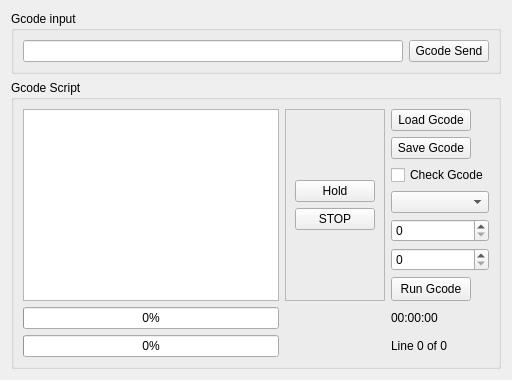
       <widget class="QWidget" name="tab_3">
        <attribute name="title">
         <string>Gcode</string>
        </attribute>
        <layout class="QVBoxLayout" name="verticalLayout_7">
         <item>
          <layout class="QVBoxLayout" name="verticalLayout_6">
           <item>
            <widget class="QGroupBox" name="groupBox_Gcode">
             <property name="sizePolicy">
              <sizepolicy hsizetype="Preferred" vsizetype="Fixed">
               <horstretch>0</horstretch>
               <verstretch>0</verstretch>
              </sizepolicy>
             </property>
             <property name="minimumSize">
              <size>
               <width>0</width>
               <height>60</height>
              </size>
             </property>
             <property name="title">
              <string>Gcode input</string>
             </property>
             <layout class="QGridLayout" name="gridLayout_8">
              <item row="0" column="0">
               <widget class="QLineEdit" name="lineEdit_Gcode"/>
              </item>
              <item row="0" column="1">
               <widget class="QPushButton" name="pushButton_Gcodesend">
                <property name="text">
                 <string>Gcode Send</string>
                </property>
               </widget>
              </item>
             </layout>
            </widget>
           </item>
           <item>
            <widget class="QGroupBox" name="groupBox_GcodeScript">
             <property name="minimumSize">
              <size>
               <width>0</width>
               <height>250</height>
              </size>
             </property>
             <property name="title">
              <string>Gcode Script</string>
             </property>
             <layout class="QHBoxLayout" name="horizontalLayout_7">
              <item>
               <layout class="QGridLayout" name="gridLayout_7">
                <item row="0" column="2">
                 <layout class="QGridLayout" name="gridLayout_15">
                  <item row="0" column="0">
                   <layout class="QVBoxLayout" name="verticalLayout_9">
                    <item>
                     <widget class="QPushButton" name="pushButton_LoadGcode">
                      <property name="sizePolicy">
                       <sizepolicy hsizetype="Fixed" vsizetype="Fixed">
                        <horstretch>0</horstretch>
                        <verstretch>0</verstretch>
                       </sizepolicy>
                      </property>
                      <property name="text">
                       <string>Load Gcode</string>
                      </property>
                      <property name="icon">
                       <iconset>
                        <normaloff>img/open-file-icon.png</normaloff>img/open-file-icon.png</iconset>
                      </property>
                     </widget>
                    </item>
                    <item>
                     <widget class="QPushButton" name="pushButton_SaveGcode">
                      <property name="sizePolicy">
                       <sizepolicy hsizetype="Fixed" vsizetype="Fixed">
                        <horstretch>0</horstretch>
                        <verstretch>0</verstretch>
                       </sizepolicy>
                      </property>
                      <property name="text">
                       <string>Save Gcode</string>
                      </property>
                      <property name="icon">
                       <iconset>
                        <normaloff>img/Floppy-Small-icon.png</normaloff>img/Floppy-Small-icon.png</iconset>
                      </property>
                     </widget>
                    </item>
                   </layout>
                  </item>
                  <item row="2" column="0">
                   <layout class="QVBoxLayout" name="verticalLayout_10">
                    <item>
                     <widget class="QCheckBox" name="checkBox_Gcode">
                      <property name="sizePolicy">
                       <sizepolicy hsizetype="Fixed" vsizetype="Fixed">
                        <horstretch>0</horstretch>
                        <verstretch>0</verstretch>
                       </sizepolicy>
                      </property>
                      <property name="text">
                       <string>Check Gcode</string>
                      </property>
                     </widget>
                    </item>
                    <item>
                     <widget class="QComboBox" name="comboBox_GcodeStreamType"/>
                    </item>
                    <item>
                     <widget class="QSpinBox" name="spinBox_Stream_Linefrom">
                      <property name="toolTip">
                       <string>Line number from set to 0 for all</string>
                      </property>
                     </widget>
                    </item>
                    <item>
                     <widget class="QSpinBox" name="spinBox_Stream_Lineto">
                      <property name="toolTip">
                       <string>Line number to</string>
                      </property>
                     </widget>
                    </item>
                    <item>
                     <widget class="QPushButton" name="PushButton_RunGcodeScript">
                      <property name="sizePolicy">
                       <sizepolicy hsizetype="Fixed" vsizetype="Preferred">
                        <horstretch>0</horstretch>
                        <verstretch>0</verstretch>
                       </sizepolicy>
                      </property>
                      <property name="minimumSize">
                       <size>
                        <width>0</width>
                        <height>20</height>
                       </size>
                      </property>
                      <property name="text">
                       <string>Run Gcode</string>
                      </property>
                     </widget>
                    </item>
                   </layout>
                  </item>
                 </layout>
                </item>
                <item row="2" column="2">
                 <widget class="QLabel" name="label_GcodeLines">
                  <property name="text">
                   <string>Line 0 of 0</string>
                  </property>
                 </widget>
                </item>
                <item row="2" column="0">
                 <widget class="QProgressBar" name="progressBar_Gcode">
                  <property name="value">
                   <number>0</number>
                  </property>
                 </widget>
                </item>
                <item row="1" column="0">
                 <widget class="QProgressBar" name="progressBar_Gcodebuffer">
                  <property name="value">
                   <number>0</number>
                  </property>
                 </widget>
                </item>
                <item row="1" column="2">
                 <widget class="QLabel" name="label_time">
                  <property name="text">
                   <string>00:00:00</string>
                  </property>
                 </widget>
                </item>
                <item row="0" column="0">
                 <widget class="QPlainTextEdit" name="plaintextEdit_GcodeScript_2">
                  <property name="toolTip">
                   <string>Line number from</string>
                  </property>
                 </widget>
                </item>
                <item row="0" column="1">
                 <widget class="QFrame" name="frame_GcodePauseStop">
                  <property name="sizePolicy">
                   <sizepolicy hsizetype="Fixed" vsizetype="Preferred">
                    <horstretch>0</horstretch>
                    <verstretch>0</verstretch>
                   </sizepolicy>
                  </property>
                  <property name="frameShape">
                   <enum>QFrame::StyledPanel</enum>
                  </property>
                  <property name="frameShadow">
                   <enum>QFrame::Raised</enum>
                  </property>
                  <layout class="QVBoxLayout" name="verticalLayout_11">
                   <item>
                    <layout class="QVBoxLayout" name="verticalLayout_8">
                     <item>
                      <widget class="QPushButton" name="pushButton_Hold_Start_Gcode">
                       <property name="sizePolicy">
                        <sizepolicy hsizetype="Fixed" vsizetype="Fixed">
                         <horstretch>0</horstretch>
                         <verstretch>0</verstretch>
                        </sizepolicy>
                       </property>
                       <property name="text">
                        <string>Hold</string>
                       </property>
                       <property name="icon">
                        <iconset>
                         <normaloff>img/Button-Pause-icon.png</normaloff>img/Button-Pause-icon.png</iconset>
                       </property>
                      </widget>
                     </item>
                     <item>
                      <widget class="QPushButton" name="pushButton_StopGcode">
                       <property name="sizePolicy">
                        <sizepolicy hsizetype="Fixed" vsizetype="Fixed">
                         <horstretch>0</horstretch>
                         <verstretch>0</verstretch>
                        </sizepolicy>
                       </property>
                       <property name="text">
                        <string>STOP</string>
                       </property>
                       <property name="icon">
                        <iconset>
                         <normaloff>img/Actions-process-stop-icon.png</normaloff>img/Actions-process-stop-icon.png</iconset>
                       </property>
                      </widget>
                     </item>
                    </layout>
                   </item>
                  </layout>
                 </widget>
                </item>
               </layout>
              </item>
             </layout>
            </widget>
           </item>
          </layout>
         </item>
        </layout>
       </widget>
